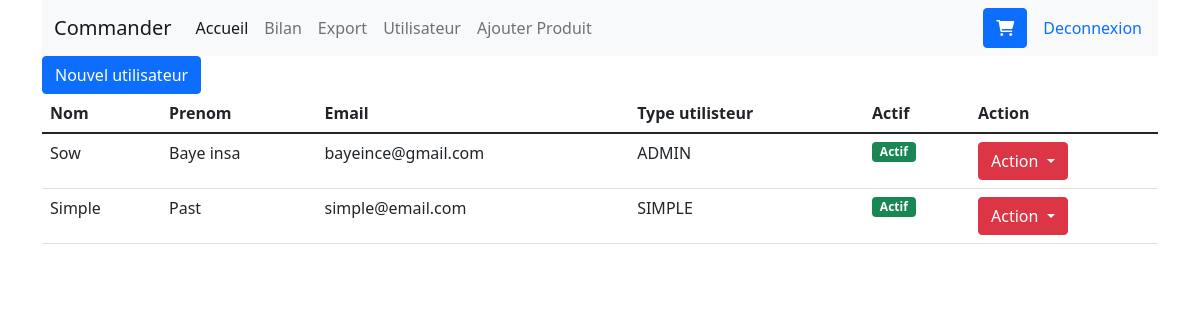
/user (signed in), run on the app's committed database.
### tables this page shows
CREATE TABLE `users` (
  `id` int(11) NOT NULL,
  `nom` varchar(255) NOT NULL,
  `prenom` varchar(255) NOT NULL,
  `email` varchar(200) NOT NULL,
  `mdp` varchar(255) NOT NULL,
  `profil` varchar(200) NOT NULL,
  `actif` int(11) NOT NULL DEFAULT '0',
  `date_creation` datetime NOT NULL DEFAULT CURRENT_TIMESTAMP
);

### index.php (called while the page is built, shortened)
<?php
    include './base/app/include.php';
    $model = new Model($dao, '');
    require "./base/controller/" . $controller . ".php";

### base/app/Model.class.php (called while the page is built, shortened)
<?php
class Model extends Param
{
    public $format = 'fetched';
    private $dao;
    private $datas;
    private $table, $champ, $clause = null, $having, $orderBy, $groupBy, $limit;
    public function setDao($dao)
    {
        $this->dao = $dao;
    }
    public function setTable($table)
    {
        $this->table = is_array($table) ? implode(", ", $table) : $table;
    }
    public function setChamp($champ)
    {
        $this->champ = is_array($champ) ? implode(", ", $champ) : $champ;
    }
    public function setClause($clause)
    {
        $this->clause = $clause;
    }
    public function getTable()
    {
        return $this->table;
    }
    public function getChamp()
    {
        return $this->champ;
    }
    public function getClause()
    {
        return $this->clause;
    }
    public function getHaving()
    {
        return $this->having;
    }
    public function getOrderBy()
    {
        return $this->orderBy;
    }
    public function getGroupBy()
    {
        return $this->groupBy;
    }
    public function getLimit()
    {
        return $this->limit;
    }
    private function execute($query, $track, $donnees = [])
    {
        $execution = $this->dao->prepare($query);
        $execution->execute($donnees);
        return $execution;
    }
    private function fetch($execution, $with = null)
    {
        $i = 0;
        $this->datas = [];
        if ($execution->rowCount() > 0) {
            while ($lignes = $execution->fetch(PDO::FETCH_OBJ)) {
                $key = ($with === null || !is_string($with)) ? $i : $lignes->$with;
                ($this->format === 'fetchedcompact') ?
                    $this->datas[$key][] = $lignes :
                    $this->datas[$key] = $lignes;
                $i++;
            }
        }
    }
    public function getData($release = false, $track = false, $fetchWith = null, $getClause = true)
    {
        try {
            $requete = "SELECT " . $this->getChamp() . " FROM " . $this->getTable();
        } catch (Exception $ex) {
            die($ex->getMessage());
        }
        $requete .= ($this->getClause() != "" && $getClause == true) ? " WHERE " . $this->getClause() : "";
        $requete .= ($this->getHaving() != "") ? " HAVING " . $this->getHaving() : "";
        $requete .= ($this->getGroupBy() != "") ? " GROUP BY " . $this->getGroupBy() : "";
        $requete .= ($this->getOrderBy() != "") ? " ORDER BY " . $this->getOrderBy() : "";
        $requete .= ($this->getLimit() != "") ? " LIMIT " . $this->getLimit() : "";
        $execution = $this->execute($requete, $track);
        return is_null($this->datas) ? [] : $this->datas;
    }
}

### base/views/user_list.php (the view, shortened to what this page needs)
<?php include "_header.php"; ?>
<div class="container mt-10">
    <a href="/user/ajout" class="btn btn-primary">Nouvel utilisateur</a>
    <table class="table" id="exportT">
        <thead>
            <tr>
                <th scope="col">Nom</th>
                <th scope="col">Prenom</th>
                <th scope="col">Email</th>
                <th scope="col">Type utilisteur</th>
                <th scope="col">Actif</th>
                <th scope="col">Action</th>
            </tr>
        </thead>
        <tbody>
            <?php foreach($users as $user){ ?>
            <tr>
                <td><?php echo $user->nom; ?></td>
                <td><?php echo $user->prenom; ?></td>
                <td><?php echo $user->email; ?></td>
                <td><?php echo $user->profil; ?></td>
                <td><?php if($user->actif == 0){ echo "<span class='badge bg-success'>Actif</span>"; }else { echo "<span class='badge bg-danger'>Archivé</span>"; }?></td>
                <td>
                    <div class="btn-group">
                        <button type="button" class="btn btn-danger dropdown-toggle" data-bs-toggle="dropdown" aria-expanded="false">
                            Action
                        </button>
                    </div>
                </td>
            </tr>
            <?php } ?>
        </tbody>
    </table>
</div>
<?php include "_footer.php"; ?>

### data on the page
users: nom "Sow", prenom "Baye insa", email "bayeince@gmail.com", profil "ADMIN", actif "Actif"
users: nom "Simple", prenom "Past", email "simple@email.com", profil "SIMPLE", actif "Actif"
